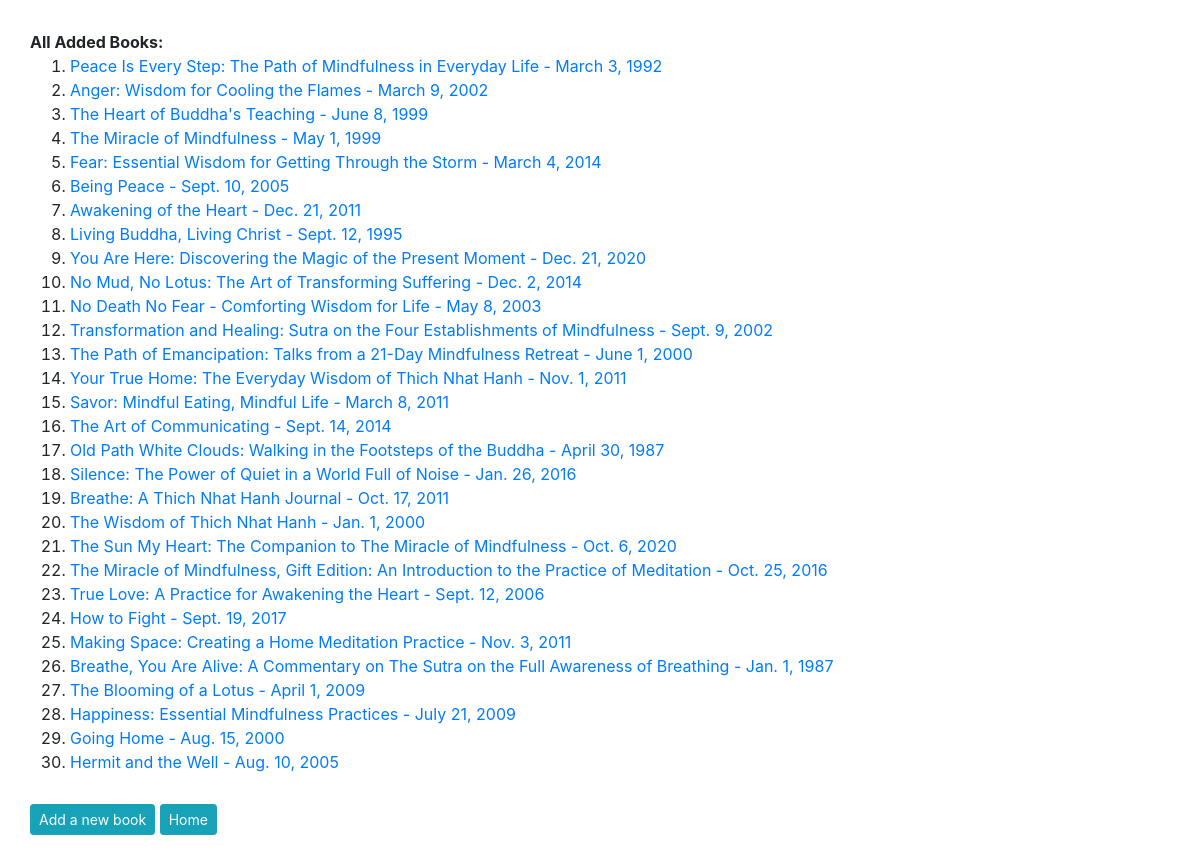
Page /list/ on the committed database.
### books/models.py (models this page shows, shortened)
class Book(models.Model):
    image = models.ImageField(upload_to='')
    name = models.CharField(max_length=300, default='')
    summary = models.TextField(blank=False, null=False)
    publication_date = models.DateField(default='1900-01-01')

### books/views.py (the view)
# urls.py: path('list/', books.views.book_list_2, name='book_list'),
def book_list_2(request):
    books = Book.objects.all()
    return render(request, 'book_list2.html', {'books':books})

### books/templates/book_list2.html (shortened to what this page needs)
<head>
  <link rel="stylesheet" href="https://cdn.jsdelivr.net/npm/bootstrap@4.5.3/dist/css/bootstrap.min.css">
</head>
<div>
    <strong>All Added Books:</strong>
    <ol>
    {% for book in books %}
        <li>
         <a href ="{% url 'book_detail' book.id %}" >
              <p class="card-text">{{ book.name }} - {{ book.publication_date }}</p>
              </a>
        </li>
    {% empty %}
        <li>No books yet.</li>
    {% endfor %}
    </ol>
</div>
<div>
    <p>
        <a href="{% url 'add' %}" class="btn btn-sm btn-info" >Add a new book</a>
        <a href="{% url 'home' %}" class="btn btn-sm btn-info">Home</a></h6>
    </p>
</div>

### books/templates/book_list2.html (style rules this page uses)
div { margin: 30px }

### rows in the picture
Book: name "Peace Is Every Step: The Path of Mindfulness in Everyday Life", publication_date "March 3, 1992"
Book: name "Anger: Wisdom for Cooling the Flames", publication_date "March 9, 2002"
Book: name "The Heart of Buddha's Teaching", publication_date "June 8, 1999"
Book: name "The Miracle of Mindfulness", publication_date "May 1, 1999"
Book: name "Fear: Essential Wisdom for Getting Through the Storm", publication_date "March 4, 2014"
Book: name "Being Peace", publication_date "Sept. 10, 2005"
Book: name "Awakening of the Heart", publication_date "Dec. 21, 2011"
Book: name "Living Buddha, Living Christ", publication_date "Sept. 12, 1995"
Book: name "You Are Here: Discovering the Magic of the Present Moment", publication_date "Dec. 21, 2020"
Book: name "No Mud, No Lotus: The Art of Transforming Suffering", publication_date "Dec. 2, 2014"
Book: name "No Death No Fear - Comforting Wisdom for Life", publication_date "May 8, 2003"
Book: name "Transformation and Healing: Sutra on the Four Establishments of Mindfulness", publication_date "Sept. 9, 2002"
Book: name "The Path of Emancipation: Talks from a 21-Day Mindfulness Retreat", publication_date "June 1, 2000"
Book: name "Your True Home: The Everyday Wisdom of Thich Nhat Hanh", publication_date "Nov. 1, 2011"
Book: name "Savor: Mindful Eating, Mindful Life", publication_date "March 8, 2011"
Book: name "The Art of Communicating", publication_date "Sept. 14, 2014"
Book: name "Old Path White Clouds: Walking in the Footsteps of the Buddha", publication_date "April 30, 1987"
Book: name "Silence: The Power of Quiet in a World Full of Noise", publication_date "Jan. 26, 2016"
Book: name "Breathe: A Thich Nhat Hanh Journal", publication_date "Oct. 17, 2011"
Book: name "The Wisdom of Thich Nhat Hanh", publication_date "Jan. 1, 2000"
Book: name "The Sun My Heart: The Companion to The Miracle of Mindfulness", publication_date "Oct. 6, 2020"
Book: name "The Miracle of Mindfulness, Gift Edition: An Introduction to the Practice of Meditation", publication_date "Oct. 25, 2016"
Book: name "True Love: A Practice for Awakening the Heart", publication_date "Sept. 12, 2006"
Book: name "How to Fight", publication_date "Sept. 19, 2017"
Book: name "Making Space: Creating a Home Meditation Practice", publication_date "Nov. 3, 2011"
Book: name "Breathe, You Are Alive: A Commentary on The Sutra on the Full Awareness of Breathing", publication_date "Jan. 1, 1987"
Book: name "The Blooming of a Lotus", publication_date "April 1, 2009"
Book: name "Happiness: Essential Mindfulness Practices", publication_date "July 21, 2009"
Book: name "Going Home", publication_date "Aug. 15, 2000"
Book: name "Hermit and the Well", publication_date "Aug. 10, 2005"
